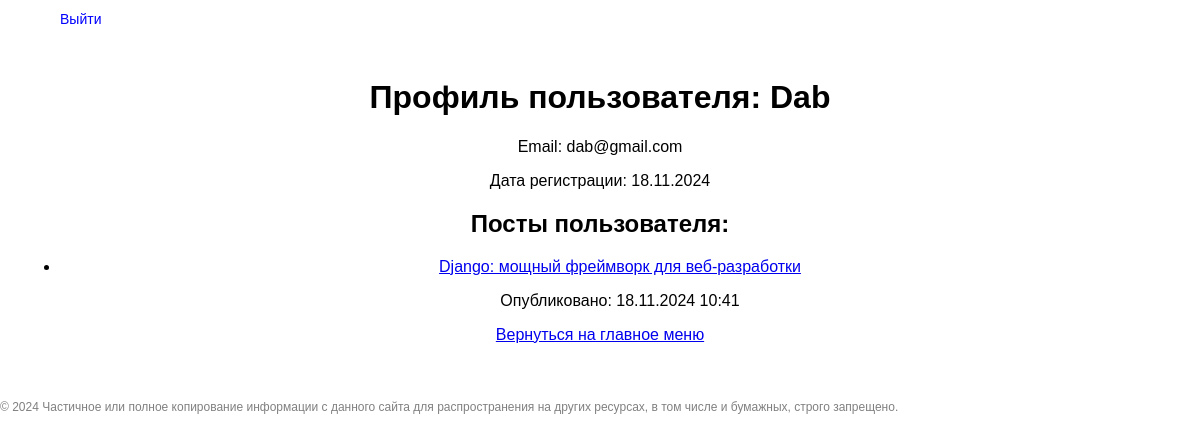
The app's page /profile/Dab/ with its own data.
### blog/models.py (models this page shows, shortened)
class Post(models.Model):
    title = models.CharField(max_length=255)
    slug = models.SlugField(max_length=255, unique=True, db_index=True, verbose_name='URL')
    content = models.TextField()
    author = models.ForeignKey(User, on_delete=models.CASCADE, related_name='posts')
    created_at = models.DateTimeField(auto_now_add=True)
    updated_at = models.DateTimeField(auto_now=True)
    is_public = models.BooleanField(default=True)  # Публичный или скрытый пост
    is_visible_on_request = models.BooleanField(default=False)  # Скрытый пост (по запросу)
    tags = models.ManyToManyField('Tag', related_name='posts', blank=True)  # Теги для постов

### blog/views.py (the view)
# urls.py: path('profile/<str:username>/', profile, name='profile'),
def profile(request, username=None):
    user = get_object_or_404(User, username=username)
    posts = Post.objects.filter(author=user)
    return render(request, 'blog/profile.html', {'user': user, 'posts': posts})

### blog/templates/blog/profile.html
{% extends 'blog/base.html' %}
{% block content %}
    <div class="profile-container">
    <h1>Профиль пользователя: {{ user.username }}</h1>
    <p>Email: {{ user.email }}</p>
    <p>Дата регистрации: {{ user.date_joined|date:"d.m.Y" }}</p>
    <h2>Посты пользователя:</h2>
    {% if posts %}
        <ul>
            {% for post in posts %}
                <li>
                    <a href="{% url 'post-detail' post.slug %}">{{ post.title }}</a>
                    <p>Опубликовано: {{ post.created_at|date:"d.m.Y H:i" }}</p>
                </li>
            {% endfor %}
        </ul>
    {% else %}
        <p>У пользователя пока нет постов.</p>
    {% endif %}
    </div>
    <p><a href="{% url 'home' %}">Вернуться на главное меню</a></p>
{% endblock %}

### blog/static/css/style.css (style rules this page uses)
html, body { margin: 0; padding: 0; font-family: 'Arial', sans-serif; height: 111vh; display: flex; flex-direction: column; }

### records on screen
Post: title "Django: мощный фреймворк для веб-разработки", created_at "18.11.2024 10:41"

### other values on screen
{{ user.username }} "Dab"
{{ user.email }} "dab@gmail.com"
{{ user.date_joined|date:"d.m.Y" }} "18.11.2024"
